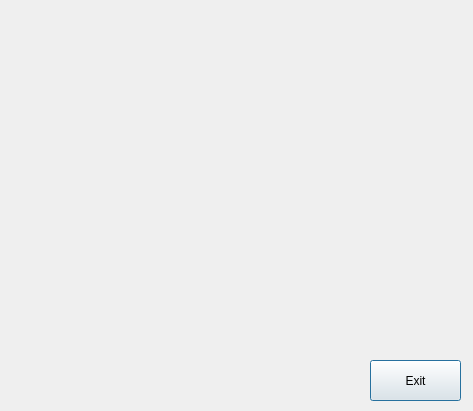
<?xml version="1.0" encoding="UTF-8"?>
<ui version="4.0">
 <class>Dialog</class>
 <widget class="QDialog" name="Dialog">
  <property name="geometry">
   <rect>
    <x>0</x>
    <y>0</y>
    <width>473</width>
    <height>411</height>
   </rect>
  </property>
  <property name="windowTitle">
   <string>Dialog</string>
  </property>
  <widget class="QLabel" name="img_graph_temp">
   <property name="geometry">
    <rect>
     <x>10</x>
     <y>10</y>
     <width>441</width>
     <height>341</height>
    </rect>
   </property>
   <property name="text">
    <string/>
   </property>
  </widget>
  <widget class="QPushButton" name="exit_button">
   <property name="geometry">
    <rect>
     <x>370</x>
     <y>360</y>
     <width>91</width>
     <height>41</height>
    </rect>
   </property>
   <property name="text">
    <string>Exit</string>
   </property>
  </widget>
 </widget>
 <resources/>
 <connections/>
</ui>
